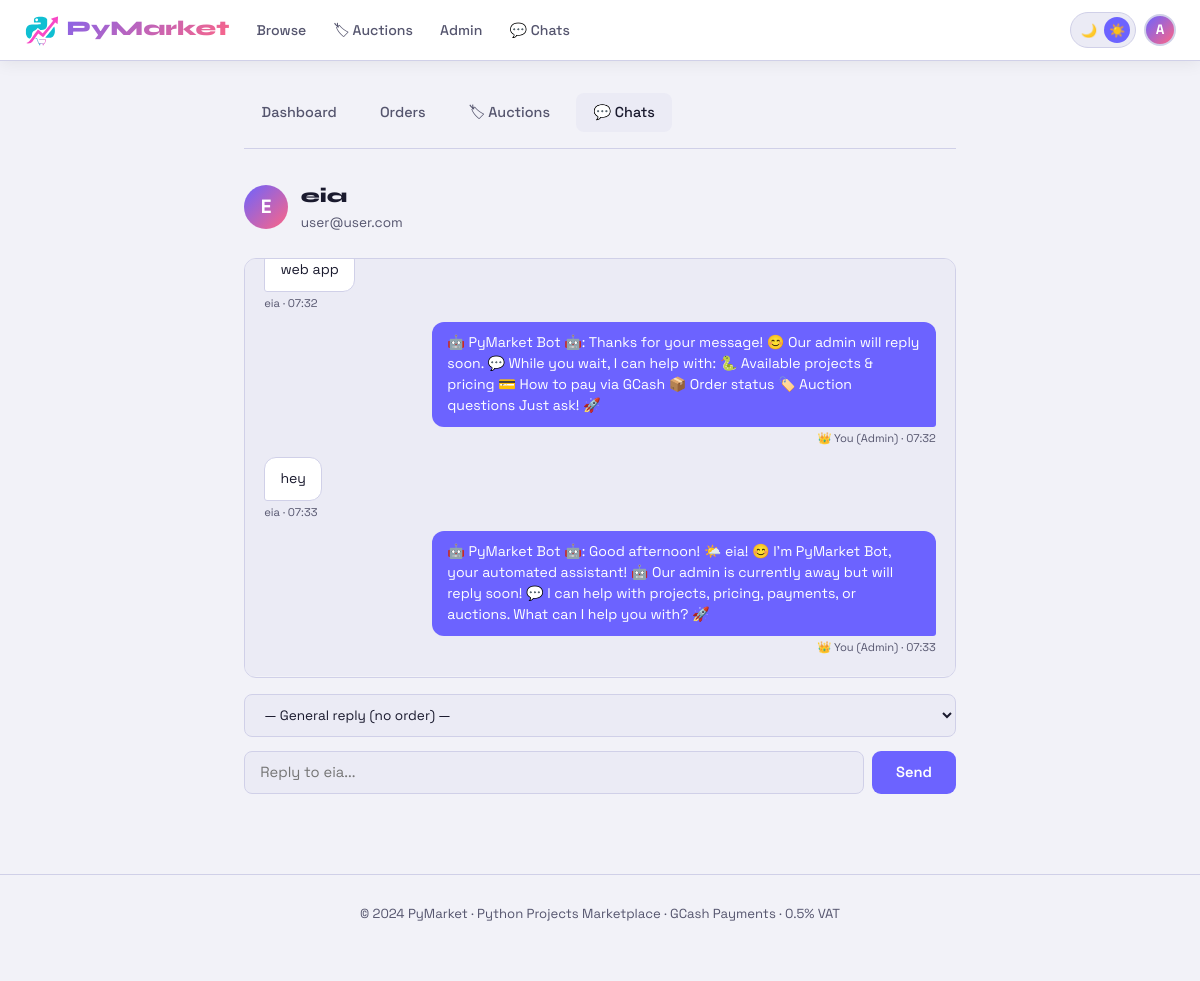
The page /admin/chat/2 (signed in) on the database its author committed.
### tables this page shows
CREATE TABLE users (
                id INTEGER PRIMARY KEY AUTOINCREMENT,
                username TEXT UNIQUE NOT NULL,
                email TEXT UNIQUE NOT NULL,
                password TEXT NOT NULL,
                bio TEXT DEFAULT '',
                avatar TEXT DEFAULT '',
                is_admin INTEGER DEFAULT 0,
                created_at TEXT DEFAULT CURRENT_TIMESTAMP
            );

CREATE TABLE chats (
                id INTEGER PRIMARY KEY AUTOINCREMENT,
                user_id INTEGER NOT NULL,
                order_id INTEGER,
                is_admin_reply INTEGER DEFAULT 0,
                message TEXT NOT NULL,
                created_at TEXT DEFAULT CURRENT_TIMESTAMP,
                FOREIGN KEY(user_id) REFERENCES users(id),
                FOREIGN KEY(order_id) REFERENCES orders(id)
            );

### app.py (the view, shortened to what this page needs)
@app.route('/admin/chat/<int:user_id>', methods=['GET','POST'])
@login_required
@admin_required
def admin_chat_user(user_id):
    db=get_db()
    user=db.execute("SELECT * FROM users WHERE id=?",(user_id,)).fetchone()
    if not user: return redirect(url_for('admin_chats'))
    messages=db.execute("""
        SELECT c.*, u.username, o.order_ref, p.title as project_title
        FROM chats c JOIN users u ON c.user_id=u.id
        LEFT JOIN orders o ON c.order_id=o.id
        LEFT JOIN projects p ON o.project_id=p.id
        WHERE c.user_id=? ORDER BY c.created_at ASC
    """,(user_id,)).fetchall()
    orders=db.execute("""
        SELECT o.id,o.order_ref,p.title FROM orders o
        JOIN projects p ON o.project_id=p.id WHERE o.user_id=?
    """,(user_id,)).fetchall()
    return render_template('admin/chat_user.html', user=user, messages=messages, orders=orders)

### app.py (called while the page is built)
@app.after_request
def add_security_headers(response):
    response.headers['X-Frame-Options'] = 'SAMEORIGIN'
    response.headers['X-Content-Type-Options'] = 'nosniff'
    response.headers['Referrer-Policy'] = 'strict-origin-when-cross-origin'
    response.headers['Content-Security-Policy'] = (
        "default-src 'self'; "
        "script-src 'self' 'unsafe-inline'; "
        "style-src 'self' 'unsafe-inline' https://fonts.googleapis.com; "
        "font-src https://fonts.gstatic.com; "
        "img-src 'self' data: https://api.qrserver.com; "
    )
    return response

def get_db():
    conn = sqlite3.connect(DB_PATH)
    conn.row_factory = sqlite3.Row
    return conn

def login_required(f):
    @wraps(f)
    def decorated(*args, **kwargs):
        if 'user_id' not in session:
            flash('login_required')
            return redirect(url_for('login', next=request.url))
        return f(*args, **kwargs)
    return decorated

def admin_required(f):
    @wraps(f)
    def decorated(*args, **kwargs):
        if not session.get('is_admin'):
            return redirect(url_for('index'))
        return f(*args, **kwargs)
    return decorated

### templates/admin/chat_user.html (shortened to what this page needs)
{% extends 'base.html' %}
{% block content %}
<div class="container" style="max-width:760px">
  <div class="admin-nav">
    <a href="{{ url_for('admin_dashboard') }}">Dashboard</a>
    <a href="{{ url_for('admin_orders') }}">Orders</a>
    <a href="{{ url_for('admin_auctions')}}" >🏷 Auctions</a>
    <a href="{{ url_for('admin_chats') }}" class="active">💬 Chats</a>
  </div>
  <div style="display:flex;align-items:center;gap:.8rem;margin-bottom:1.5rem">
    <div style="width:44px;height:44px;border-radius:50%;background:linear-gradient(135deg,var(--accent),var(--accent2));display:flex;align-items:center;justify-content:center;font-size:1.2rem;font-weight:700;color:#fff">{{ user['username'][0].upper() }}</div>
    <div>
      <div style="font-family:'Syne',sans-serif;font-size:1.2rem;font-weight:800">{{ user['username'] }}</div>
      <div style="color:var(--muted);font-size:.85rem">{{ user['email'] }}</div>
    </div>
  </div>
  <div class="chat-wrap" id="chatWrap">
    {% for m in messages %}
      {% if m['is_admin_reply'] %}
        <div class="chat-msg mine">
          <div class="chat-bubble">{{ m['message'] }}</div>
          <div class="chat-meta">
            👑 You (Admin)
            · {{ m['created_at'][11:16] }}
          </div>
        </div>
      {% else %}
        <div class="chat-msg theirs">
          <div class="chat-bubble">{{ m['message'] }}</div>
          <div class="chat-meta">
            {{ m['username'] }}
            · {{ m['created_at'][11:16] }}
          </div>
        </div>
      {% endif %}
    {% endfor %}
  </div>
  <form method="POST" style="margin-top:1rem">
    {% if orders %}
    <div class="form-group" style="margin-bottom:.8rem">
      <select name="order_id" style="font-size:.85rem">
        <option value="">— General reply (no order) —</option>
      </select>
    </div>
    {% endif %}
    <div class="chat-input-row">
      <input type="text" name="message" placeholder="Reply to {{ user['username'] }}..." autocomplete="off" required>
      <button type="submit" class="btn btn-primary">Send</button>
    </div>
  </form>
</div>
{% endblock %}

### templates/base.html (style rules this page uses)
[data-theme="light"] { --bg:#f2f2f8;--surface:#ffffff;--surface2:#ebebf5;--border:#d0d0e8;--text:#1a1a2e;--muted:#55556e;--shadow:rgba(0,0,0,.07);--card-shadow:rgba(108,99,255,.1) }
:root { --accent:#6c63ff;--accent2:#ff6584;--green:#00d68f;--yellow:#ffd166;--font:'Space Grotesk',sans-serif;--mono:'JetBrains Mono',monospace;--display:'Syne',sans-serif }
* { margin:0;padding:0;box-sizing:border-box }
html { scroll-behavior:smooth }
body { background:var(--bg);color:var(--text);font-family:var(--font);min-height:100vh;line-height:1.6;transition:background .25s,color .25s }
a { color:inherit;text-decoration:none }
.container { max-width:1280px;margin:0 auto;padding:2rem 1.5rem }
.form-group { margin-bottom:1.2rem }
input,select,textarea { width:100%;background:var(--surface2);border:1px solid var(--border);border-radius:8px;padding:.7rem .95rem;color:var(--text);font-family:var(--font);font-size:.92rem;outline:none;transition:.2s }
select option { background:var(--surface) }
.btn { display:inline-flex;align-items:center;justify-content:center;gap:.45rem;padding:.7rem 1.5rem;border-radius:9px;font-family:var(--font);font-size:.92rem;font-weight:600;cursor:pointer;border:none;transition:.2s;text-align:center }
.btn-primary { background:var(--accent);color:#fff }
.admin-nav { display:flex;gap:.4rem;margin-bottom:1.8rem;border-bottom:1px solid var(--border);padding-bottom:.9rem;flex-wrap:wrap }
.admin-nav a { padding:.45rem 1rem;border-radius:8px;font-size:.87rem;font-weight:500;color:var(--muted);transition:.2s;white-space:nowrap }
.admin-nav a:hover,.admin-nav a.active { background:var(--surface2);color:var(--text) }
.chat-wrap { display:flex;flex-direction:column;gap:.55rem;padding:1.2rem;max-height:420px;overflow-y:auto;background:var(--surface2);border-radius:12px;border:1px solid var(--border) }
.chat-msg { display:flex;flex-direction:column;max-width:75% }
.chat-msg.mine { align-self:flex-end;align-items:flex-end }
.chat-msg.theirs { align-self:flex-start;align-items:flex-start }
.chat-bubble { padding:.65rem .95rem;border-radius:12px;font-size:.88rem;line-height:1.5;word-break:break-word }
.chat-msg.mine .chat-bubble { background:var(--accent);color:#fff;border-bottom-right-radius:3px }
.chat-msg.theirs .chat-bubble { background:var(--surface);border:1px solid var(--border);border-bottom-left-radius:3px }
.chat-meta { font-size:.7rem;color:var(--muted);margin-top:.2rem }
.chat-input-row { display:flex;gap:.5rem;margin-top:.9rem }
.chat-input-row input { flex:1;min-width:0 }

### templates/admin/chat_user.html (style rules this page uses)
.admin-nav { display:flex;gap:.5rem;margin-bottom:2rem;border-bottom:1px solid var(--border);padding-bottom:1rem;flex-wrap:wrap }
.admin-nav a { padding:.5rem 1.1rem;border-radius:8px;font-size:.9rem;font-weight:500;color:var(--muted);transition:.2s }
.admin-nav a:hover,.admin-nav a.active { background:var(--surface2);color:var(--text) }

### rows shown on the page
users: username "E", username "eia", email "user@user.com", message "Reply to eia..."
chats: message "web app", username "eia", created_at "07:32"
chats: message "🤖 PyMarket Bot 🤖: Thanks for your message! 😊 Our admin will reply soon. 💬 While you wait, I can help with: 🐍 Available projects & pricing 💳 How to pay via GCash 📦 Order status 🏷️ Auction questions Just ask! 🚀", created_at "07:32"
chats: message "hey", username "eia", created_at "07:33"
chats: message "🤖 PyMarket Bot 🤖: Good afternoon! 🌤️ eia! 😊 I'm PyMarket Bot, your automated assistant! 🤖 Our admin is currently away but will reply soon! 💬 I can help with projects, pricing, payments, or auctions. What can I help you with? 🚀", created_at "07:33"

### other values the page prints
{{ session.username[0].upper() }} "A"
